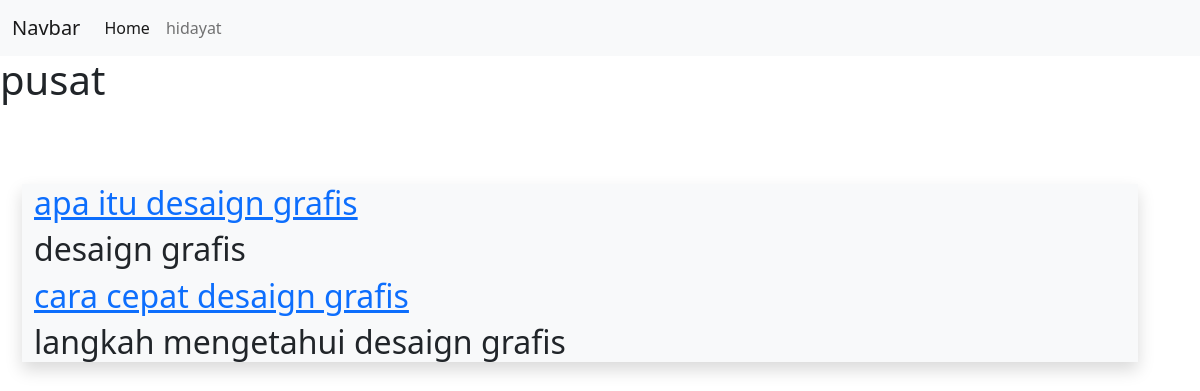
Screenshot of /blog/ with the database file from the repository.
### blog/models.py (models this page shows, shortened)
class blog(models.Model):
    judul = models.CharField(max_length=255)
    body  = models.TextField()
    category = models.CharField(max_length=100)

### blog/views.py (the view)
# urls.py: path('', views.blogs),
def blogs(request):
    blogs = blog.objects.all()
    context ={
        'judul': 'ini adalah tampilan awal',
        'blogs':blogs,
    }
    return render(request, 'blog/blog.html', context)

### blog/templates/blog/blog.html (shortened to what this page needs)
<!doctype html>
<html lang="en">
  <head>
    <link href="https://cdn.jsdelivr.net/npm/bootstrap@5.2.3/dist/css/bootstrap.min.css" rel="stylesheet">
  </head>
  <body>
    <nav class="navbar navbar-expand-lg bg-light">
        <div class="container-fluid">
          <a class="navbar-brand" href="#">Navbar</a>
          <div class="collapse navbar-collapse" id="navbarSupportedContent">
            <ul class="navbar-nav me-auto mb-2 mb-lg-0">
              <li class="nav-item">
                <a class="nav-link active" aria-current="page" href="/">Home</a>
              </li>
              <li class="nav-item">
                <a class="nav-link" href="/blog">hidayat</a>
              </li>
            </ul>
          </div>
        </div>
      </nav>
      <h1>pusat</h1>
      <br>
      <div class="container" style="margin:10px">
        <div class="container bg-light shadow mt-5">
          {% for blog in blogs %}
          <a href="{% url 'detail' blog.id %}">
            <h2>{{blog.judul}}</h2></a>
            <h2>{{blog.category}}</h2>
        {% endfor %}
        </div>
      </div>
  </body>
</html>

### rows the page displays
blog: judul "apa itu desaign grafis", category "desaign grafis"
blog: judul "cara cepat desaign grafis", category "langkah mengetahui desaign grafis"
